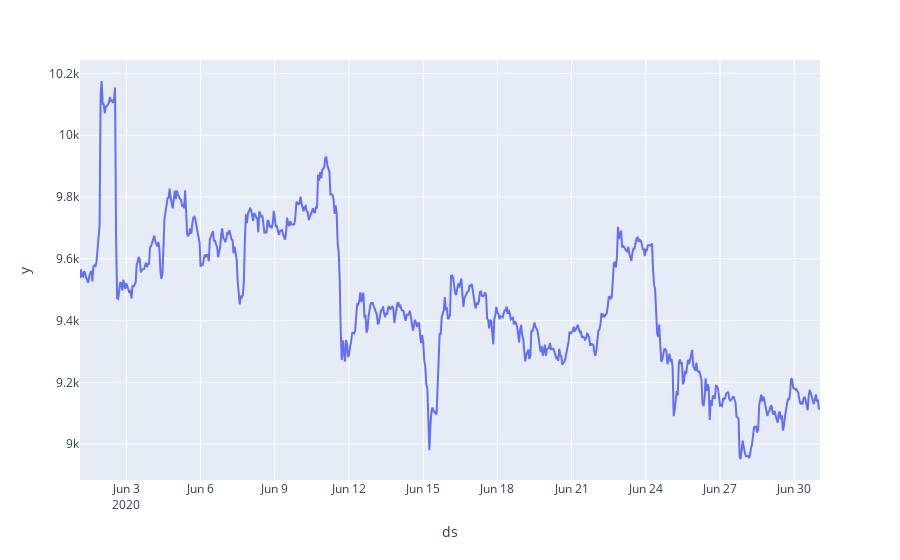

Source (notebook cell):
### Code cell
import plotly.express as px
df_chart = df
df_chart.ds = pd.to_datetime(df_chart.ds, unit="s")
btc_chart = px.line(df_chart, x='ds', y='y')
btc_chart.show()

### Figure 1 — Plotly figure (JSON) as saved in the notebook; plotly's stock layout.template omitted (floating-point values rounded to 4 significant figures; data arrays with more than 128 entries replaced by an {"elided": "..."} marker saying what was removed)
{"data": [{"hovertemplate": "ds=%{x}<br>y=%{y}<extra></extra>", "legendgroup": "", "line": {"color": "#636efa", "dash": "solid"}, "mode": "lines", "name": "", "orientation": "v", "showlegend": false, "type": "scatter", "x": {"elided": "719 str values"}, "xaxis": "x", "y": {"elided": "719 float values"}, "yaxis": "y"}], "layout": {"legend": {"tracegroupgap": 0}, "margin": {"t": 60}, "xaxis": {"anchor": "y", "domain": [0, 1], "title": {"text": "ds"}}, "yaxis": {"anchor": "x", "domain": [0, 1], "title": {"text": "y"}}}}
